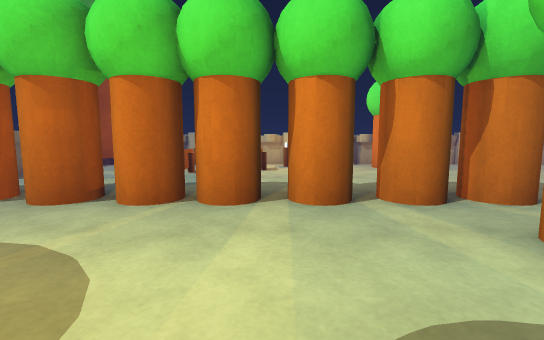
view 1 (above)

16 first-person views from a walk through a scene from a Unity 3-D project. The camera is 0.72 m above the floor, tilts 6° down and sees 90° across. Doors are open. The floor is counted in squares, 1 m on a side. Each view is taken from the middle of a square. On the plan, view 1 faces up. The plan holds only what a view shows up to about 9 squares ahead; the rest is blank. The place goes on beyond the plan. The player is left out. Some animated figures are left out. Some surface patterns are stand-ins.

view 2
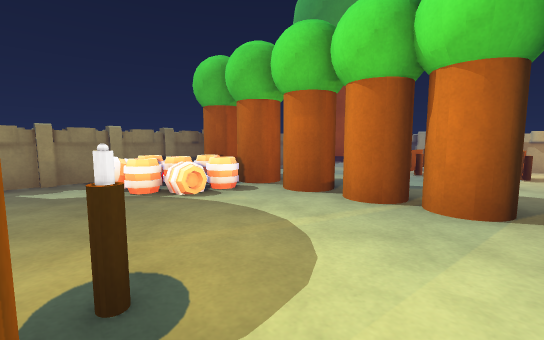

view 3
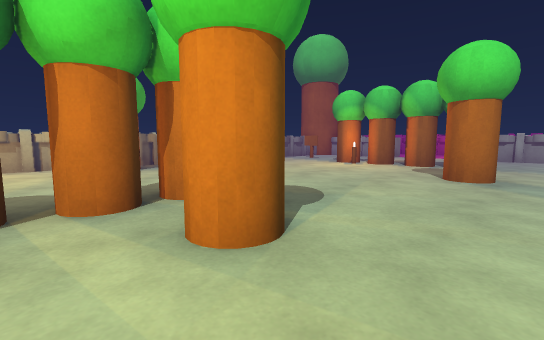

view 4
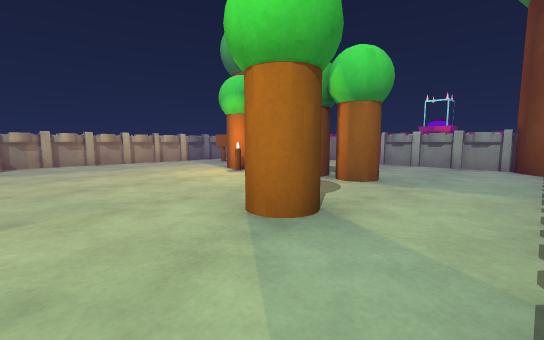

view 5
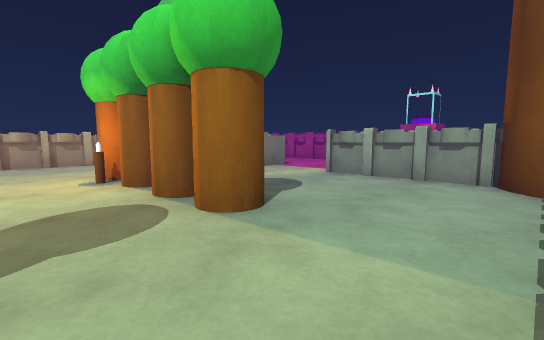

view 6
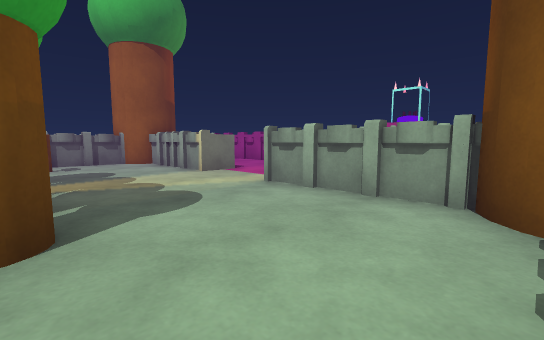

view 7
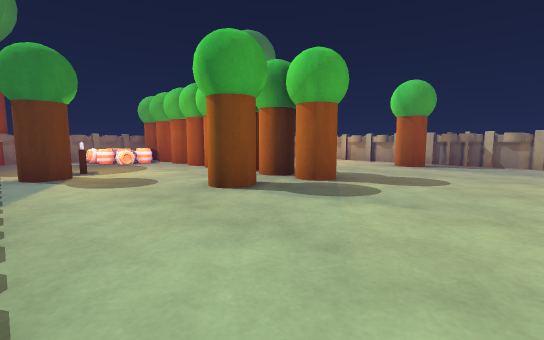

view 8
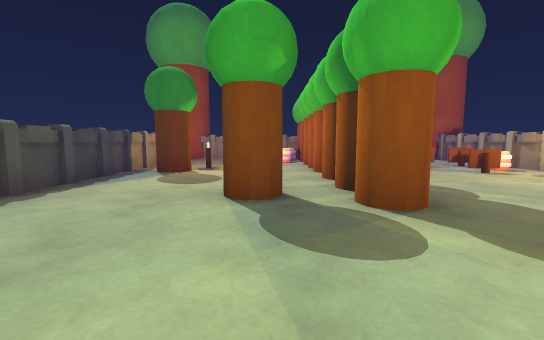

view 9
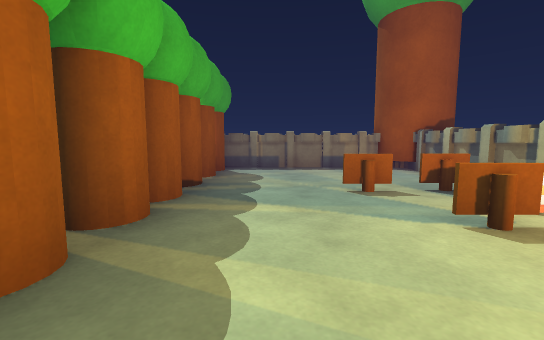

view 10
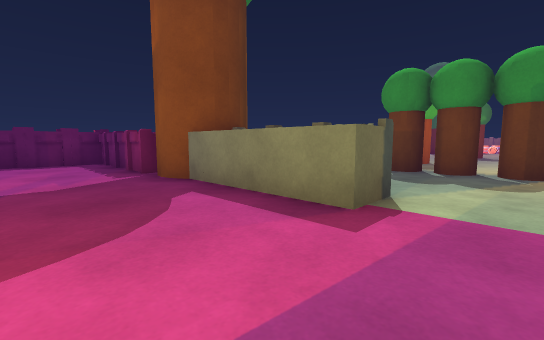

view 11
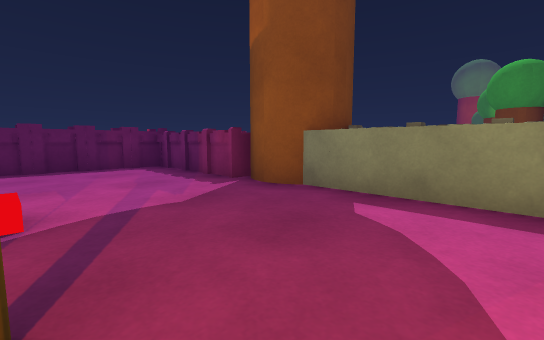

view 12
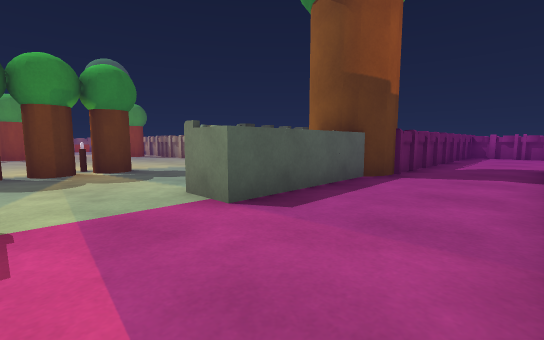

view 13
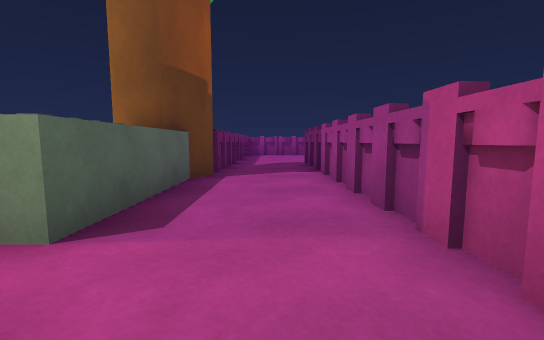

view 14
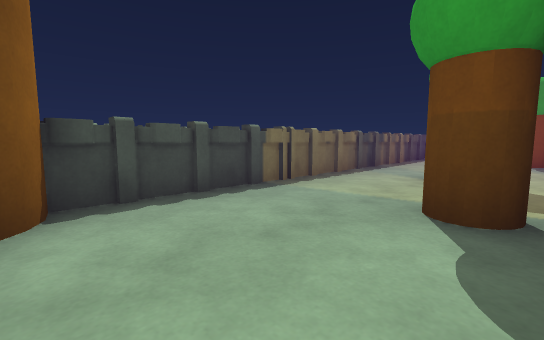

view 15
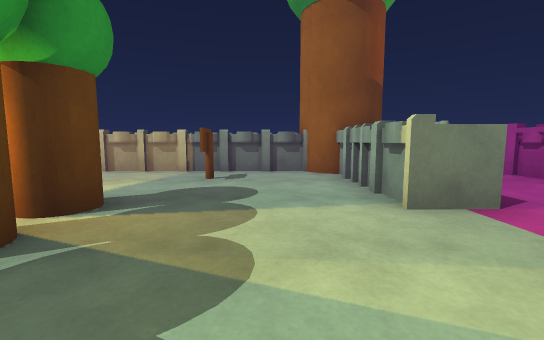

view 16
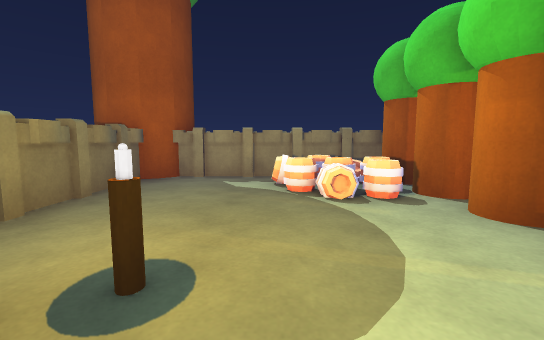

### Floor plan
Points are (right, up) in squares from view 1. A wall is a line through its corners. A room is listed if a view was taken in it or the views show most of it. See-through windows are left out.
Room 1 (views 1, 2, 3, 4, 5, 6, 7, 8, 9, 14, 15, 16)
walls: (-4.5, -1.5) (12.6, -1.5); (13.5, 4.8) (13.4, 8.1); (13.5, -0.6) (13.5, 2.6); (12.9, 8.6) (-5.5, 8.6); (-5.6, 7.5) (-5.6, -1)
ways out: open door at (13.6, 3.8) to room 2
objects: other object (-6, 8); other object (-5, -2); other object (-5, 2); other object (-5, 3); other object (-4, 1); other object (-4, 2); other object (-4, 3); other object (-3, 3); other object (-2, 3); other object (-2, 6); other object (-2, 8); other object (-1, 0); other object (-1, 1); other object (-1, 3); other object (-1, 8); other object (0, 7); other object (0, 8); other object (1, 3); other object (2, 2); other object (2, 3); other object (3, 3); other object (3, 8); other object (9, 4); other object (10, 2); other object (10, 3); other object (10, 4); other object (10, 5); other object (11, 7); other object (13, -2) to (13, -1)
Room 2 (views 10, 11, 12, 13)
walls: (14.4, 2.6) (14.4, -0.9); (17.2, 4.1) (17.1, 8.5); (14.2, -2.3) (14.7, -2.3) (14.7, -5.8) (18.1, -5.8); (14.4, 8.3) (14.4, 4.8)
ways out: open door at (13.6, 3.8) to room 1; opening at (15.5, 9)
objects: other object (18, -1); other object (18, 1)

Where each view was taken, in squares from view 1:
view 1: 0 up, 0 right, facing up
view 2: 0 up, 0 right, facing up-left
view 3: 0 up, 1 right, facing up-right
view 4: 1 down, 5 right, facing up-right
view 5: 1 down, 8 right, facing up-right
view 6: 1 down, 10 right, facing up-right
view 7: 1 down, 6 right, facing up-left
view 8: 2 up, 6 right, facing left
view 9: 5 up, 2 right, facing left
view 10: 4 up, 17 right, facing down-left
view 11: 2 up, 18 right, facing down-left
view 12: 3 up, 17 right, facing up-left
view 13: 3 up, 16 right, facing up
view 14: 2 up, 13 right, facing down-left
view 15: 2 up, 12 right, facing up
view 16: 1 up, 0 right, facing left
